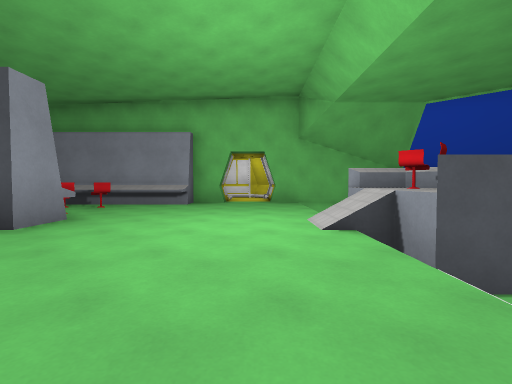
[1] (above)

12 first-person views from a walk through a level from a Godot 3-D game. The camera is 1.2 m above the floor, tilts 2° down and sees 85° across. The floor is counted in squares, 2 m on a side. Each view is taken from the middle of a square. On the plan, view 1 faces up. The plan holds only what a view shows up to about 9 squares ahead; the rest is blank. The place goes on beyond the plan. Door leaves are left out where a doorway can be walked through. Surface patterns are stand-ins for the level's own textures.

[2]
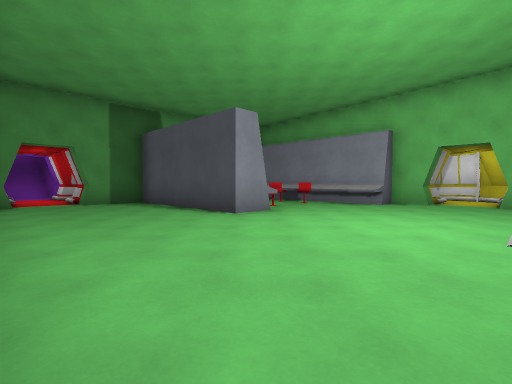

[3]
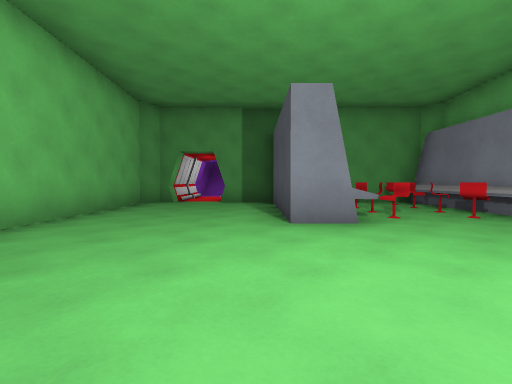

[4]
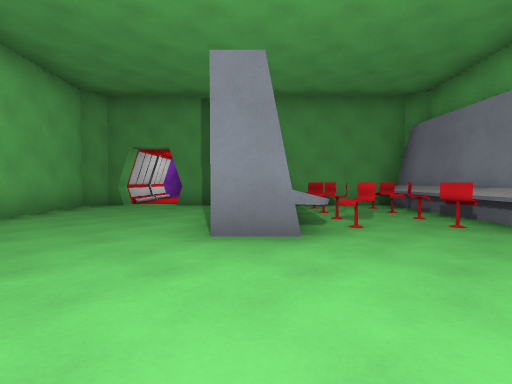

[5]
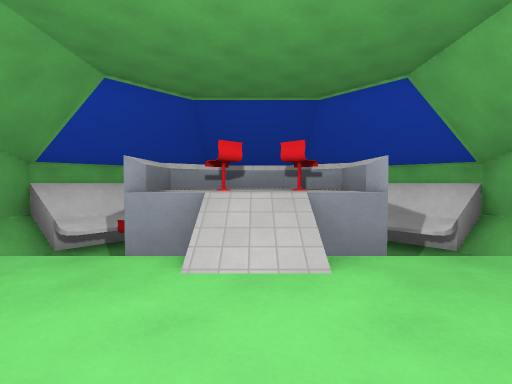

[6]
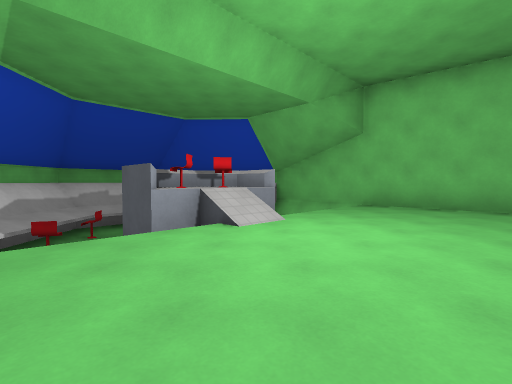

[7]
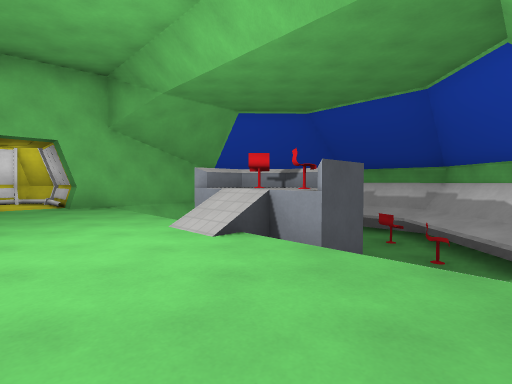

[8]
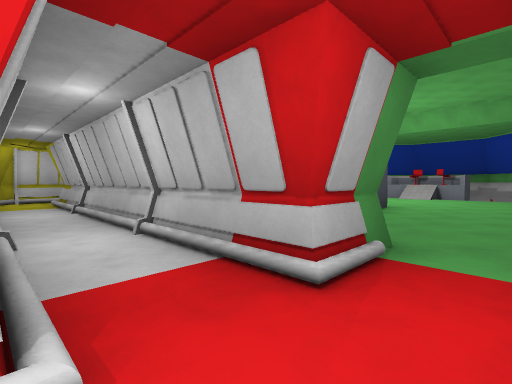

[9]
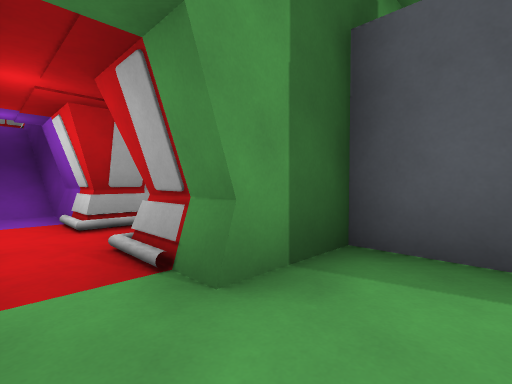

[10]
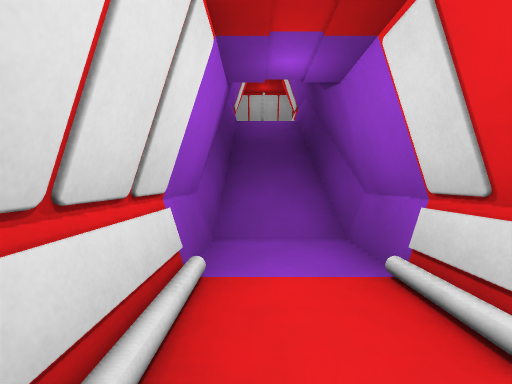

[11]
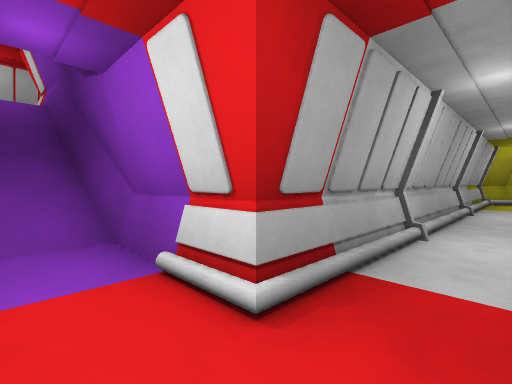

[12]
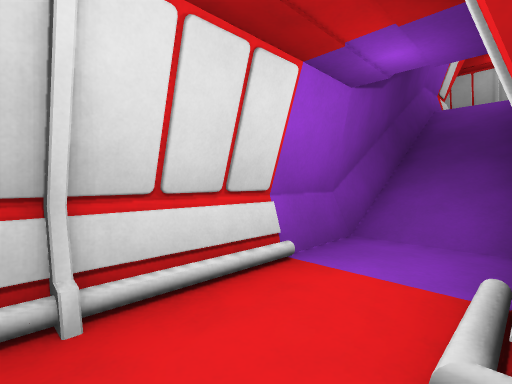

### Floor plan
Key: @ floor where view 1 was taken; # wall or solid block; . main floor; - floor 1.25 m lower than the main floor; / step, stairs or slope; D open door; = window, fence, low wall or low ledge; ^ raised ledge; v drop or lower ground; C chair; O other object.
Columns run from 19 left of view 1 to 6 right of it. Each row starts with its distance up from view 1.
 11          v##      ##
 10          #.       ..#
  9          #.#     #DD#
  8          /.#######DD.==#
  7          /.#.OCC.....  ^#v
  6          #.#.........  C^#
  5          #.#^CCC.....## O^
  4          #.#####..../C# -^
  3          #.#.........C# C^
  2 # ########.DD........  C^#
  1 #   ////...DD........  ^#v
  0 # ######## ##......@.==#
 -1             #########

Positions as (right, up) in squares from view 1, and headings:
1: (0, 0), facing up
2: (1, 0), facing up-left
3: (1, 3), facing left
4: (0, 4), facing left
5: (-1, 4), facing right
6: (-2, 7), facing down-right
7: (-1, 1), facing up-right
8: (-10, 1), facing up-right
9: (-6, 1), facing up-left
10: (-9, 1), facing left
11: (-9, 1), facing up-left
12: (-9, 2), facing down-left
